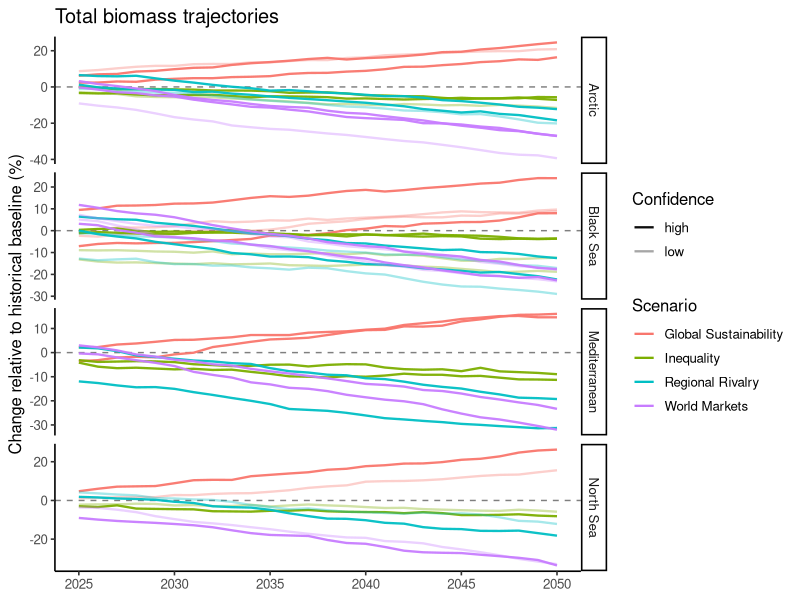

The R source for this figure:
library(tidyverse)

set.seed(42)

years <- 2025:2050

models <- tribble(
  ~basin_group, ~model_label, ~confidence_group,
  "Arctic", "BAL rCaN", "high",
  "Arctic", "BAL Atlantis", "high",
  "Arctic", "Fjord Ecosim", "low",
  "North Sea", "NS Ecospace", "high",
  "North Sea", "Wadden Sea Ecospace", "low",
  "Black Sea", "BAS Ecosim", "high",
  "Black Sea", "BAS Ecospace", "high",
  "Black Sea", "BUL Ecosim", "low",
  "Black Sea", "BUL Ecospace", "low",
  "Mediterranean", "Med OSMOSE", "high",
  "Mediterranean", "NWMed Ecospace", "high"
)

scenarios <- tribble(
  ~scenario_family, ~display_label, ~sort_order, ~target,
  "gs", "Global Sustainability", 1, 15,
  "in", "Inequality", 2, -5,
  "rr", "Regional Rivalry", 3, -18,
  "wm", "World Markets", 4, -28
)

trajectory_df <- crossing(
  models,
  scenarios,
  year = years
) |>
  group_by(model_label, scenario_family) |>
  mutate(
    model_offset = rnorm(1, 0, 5),
    noise = rnorm(n(), 0, 2),
    value = (year - min(year)) / (max(year) - min(year)) * target +
      model_offset +
      cumsum(noise) * 0.25
  ) |>
  ungroup()

p_spaghetti <- ggplot(
  trajectory_df,
  aes(
    x = year,
    y = value,
    colour = display_label,
    group = interaction(model_label, display_label)
  )
) +
  geom_hline(yintercept = 0, linetype = "dashed", colour = "grey50") +
  geom_line(aes(alpha = confidence_group), linewidth = 0.8) +
  facet_grid(basin_group ~ ., scales = "free_y") +
  scale_alpha_manual(values = c("high" = 0.95, "low" = 0.35)) +
  labs(
    title = "Total biomass trajectories",
    x = NULL,
    y = "Change relative to historical baseline (%)",
    colour = "Scenario",
    alpha = "Confidence"
  ) +
  theme_classic(base_size = 12)

print(p_spaghetti)
